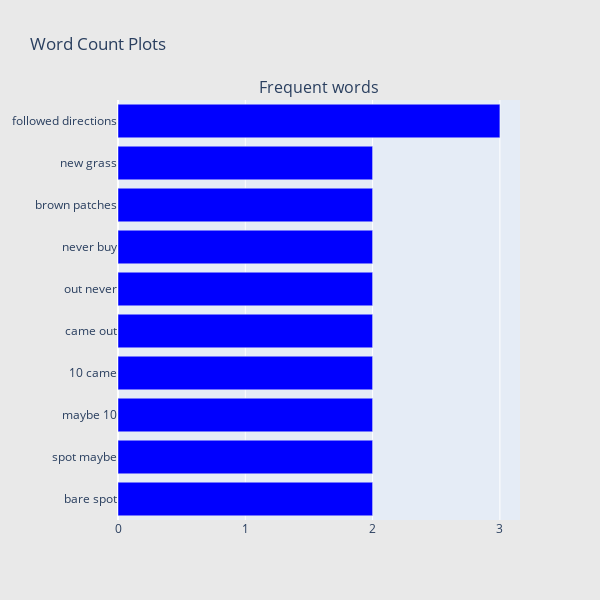

Source (notebook cell):
### Code cell
## Get the bar chart from 1 rated reviews ##
freq_dict = defaultdict(int)
for sent in df_1["review_lower"]:
    for word in generate_ngrams(sent,2):
        freq_dict[word] += 1
fd_sorted = pd.DataFrame(sorted(freq_dict.items(), key=lambda x: x[1])[::-1])
fd_sorted.columns = ["word", "wordcount"]
trace0 = horizontal_bar_chart(fd_sorted.head(10), 'blue')

# Creating two subplots
fig = tools.make_subplots(rows=1, cols=1, vertical_spacing=0.04,
                          subplot_titles=["Frequent words"])
fig.append_trace(trace0, 1, 1)
#fig.append_trace(trace1, 1, 2)
fig['layout'].update(height=600, width=600, paper_bgcolor='rgb(233,233,233)', title="Word Count Plots")
py.iplot(fig, filename='word-plots');

### Figure 1 — Plotly figure (JSON) as saved in the notebook; plotly's stock layout.template omitted (floating-point values rounded to 4 significant figures)
{"data": [{"marker": {"color": "blue"}, "orientation": "h", "showlegend": false, "type": "bar", "x": [2, 2, 2, 2, 2, 2, 2, 2, 2, 3], "xaxis": "x", "y": ["bare spot", "spot maybe", "maybe 10", "10 came", "came out", "out never", "never buy", "brown patches", "new grass", "followed directions"], "yaxis": "y"}], "layout": {"annotations": [{"font": {"size": 16}, "showarrow": false, "text": "Frequent words", "x": 0.5, "xanchor": "center", "xref": "paper", "y": 1, "yanchor": "bottom", "yref": "paper"}], "height": 600, "paper_bgcolor": "rgb(233,233,233)", "title": {"text": "Word Count Plots"}, "width": 600, "xaxis": {"anchor": "y", "domain": [0, 1]}, "yaxis": {"anchor": "x", "domain": [0, 1]}}}
